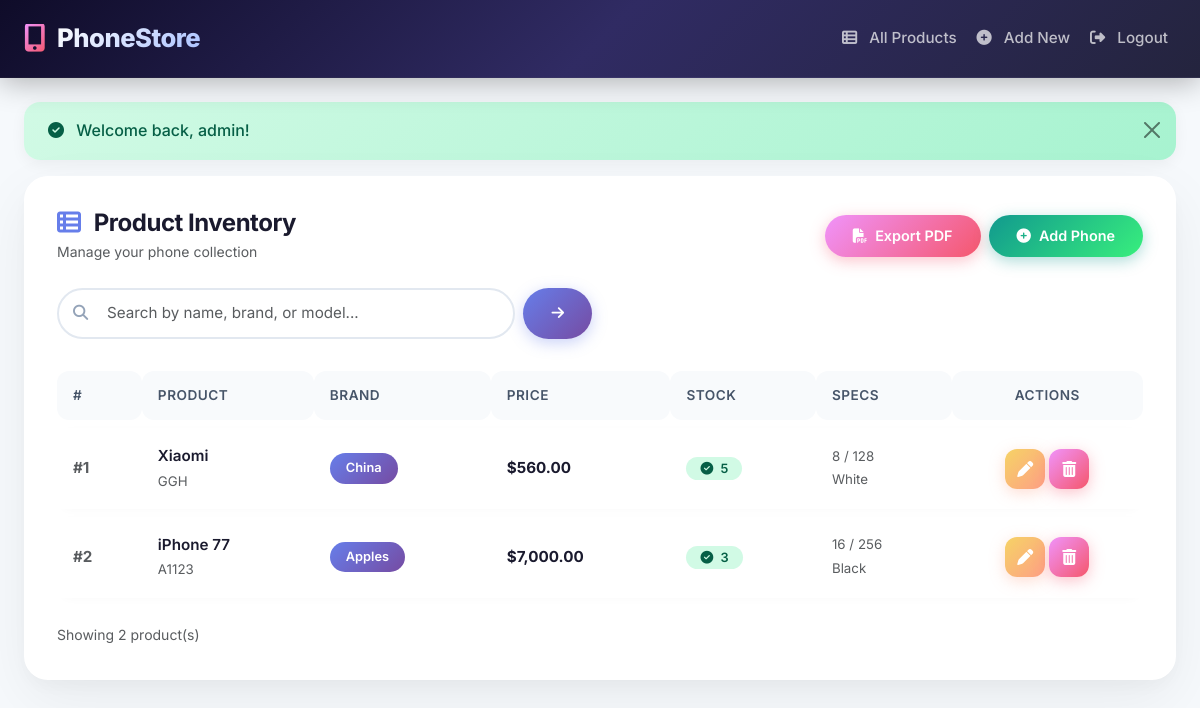
Page /index.php (signed in) on the committed database.
### tables this page shows
CREATE TABLE `products` (
  `id` int(11) NOT NULL,
  `name` varchar(255) NOT NULL,
  `brand` varchar(255) NOT NULL,
  `model` varchar(255) NOT NULL,
  `price` decimal(10,2) NOT NULL,
  `stock` int(11) NOT NULL DEFAULT 0,
  `description` text DEFAULT NULL,
  `ram` varchar(50) DEFAULT NULL,
  `storage` varchar(50) DEFAULT NULL,
  `color` varchar(100) DEFAULT NULL,
  `created_at` timestamp NOT NULL DEFAULT current_timestamp(),
  `updated_at` timestamp NOT NULL DEFAULT current_timestamp() ON UPDATE current_timestamp()
);

### index.php (the view, shortened to what this page needs)
<?php
require_once 'config/database.php';
include 'includes/header.php';
$search = isset($_GET['search']) ? $_GET['search'] : '';
if (!empty($search)) {
    $stmt = $pdo->prepare("SELECT * FROM products
                           WHERE name LIKE ?
                           OR brand LIKE ?
                           OR model LIKE ?
                           OR description LIKE ?
                           ORDER BY created_at DESC");
    $searchTerm = "%$search%";
    $stmt->execute([$searchTerm, $searchTerm, $searchTerm, $searchTerm]);
} else {
    $stmt = $pdo->query("SELECT * FROM products ORDER BY created_at DESC");
}
$products = $stmt->fetchAll();
?>
<div class="card-modern animate-in">
    <div class="d-flex flex-wrap align-items-center justify-content-between gap-3 mb-4">
    <div>
        <h4 class="fw-bold mb-1" style="color: #1a1a2e;">
            <i class="fas fa-th-list me-2" style="color: #667eea;"></i> Product Inventory
        </h4>
        <p class="text-muted small mb-0">Manage your phone collection</p>
    </div>
    <div class="d-flex gap-2">
        <a href="export_pdf.php<?= !empty($search) ? '?search=' . urlencode($search) : '' ?>"
           class="btn btn-modern btn-modern-danger" target="_blank">
            <i class="fas fa-file-pdf"></i> Export PDF
        </a>
        <a href="create.php" class="btn btn-modern btn-modern-success">
            <i class="fas fa-plus-circle"></i> Add Phone
        </a>
    </div>
</div>
<div class="row g-3 mb-4">
    <div class="col-md-8 col-lg-6">
        <form action="index.php" method="GET" class="d-flex gap-2">
            <div class="search-wrapper">
                <i class="fas fa-search"></i>
                <input type="text" name="search" placeholder="Search by name, brand, or model..."
                       value="<?= htmlspecialchars($search) ?>" class="form-control">
            </div>
            <button type="submit" class="btn btn-modern btn-modern-primary">
                <i class="fas fa-arrow-right"></i>
            </button>
        </form>
    </div>
</div>
    <?php if (count($products) > 0): ?>
        <div class="table-responsive">
            <table class="table-modern">
                <thead>
                    <tr>
                        <th>#</th>
                        <th>Product</th>
                        <th>Brand</th>
                        <th>Price</th>
                        <th>Stock</th>
                        <th>Specs</th>
                        <th style="text-align: center;">Actions</th>
                    </tr>
                </thead>
                <tbody>
                    <?php foreach ($products as $index => $product): ?>
                        <tr class="animate-in animate-in-d<?= ($index % 3) + 1 ?>">
                            <td><span class="fw-bold text-muted">#<?= $index + 1 ?></span></td>
                            <td>
                                <div class="fw-semibold"><?= htmlspecialchars($product['name']) ?></div>
                                <small class="text-muted"><?= htmlspecialchars($product['model']) ?></small>
                            </td>
                            <td><span class="badge-brand"><?= htmlspecialchars($product['brand']) ?></span></td>
                            <td><span class="fw-bold">$<?= number_format($product['price'], 2) ?></span></td>
                            <td>
                                <?php if ($product['stock'] > 0): ?>
                                    <span class="badge-stock-in"><i class="fas fa-check-circle me-1"></i> <?= $product['stock'] ?></span>
                                <?php else: ?>
                                    <span class="badge-stock-out"><i class="fas fa-times-circle me-1"></i> Out of Stock</span>
                                <?php endif; ?>
                            </td>
                            <td>
                                <small class="text-muted d-block"><?= htmlspecialchars($product['ram'] ?? '—') ?> / <?= htmlspecialchars($product['storage'] ?? '—') ?></small>
                                <small class="text-muted"><?= htmlspecialchars($product['color'] ?? '') ?></small>
                            </td>
                            <td style="text-align: center;">
                                <div class="d-flex justify-content-center gap-1">
                                    <a href="edit.php?id=<?= $product['id'] ?>"
                                       class="btn btn-modern-warning btn-icon" title="Edit" style="color: #fff;">
                                        <i class="fas fa-pen"></i>
                                    </a>
                                    <a href="delete.php?id=<?= $product['id'] ?>"
                                       class="btn btn-modern-danger btn-icon" title="Delete"
                                       onclick="return confirm('Delete <?= htmlspecialchars($product['name']) ?>?')">
                                        <i class="fas fa-trash-alt"></i>
                                    </a>
                                </div>
                            </td>
                        </tr>
                    <?php endforeach; ?>
                </tbody>
            </table>
        </div>
        <div class="mt-3">
            <small class="text-muted">Showing <?= count($products) ?> product(s)</small>
        </div>
    <?php endif; ?>
</div>
<?php include 'includes/footer.php'; ?>

### includes/header.php (shortened to what this page needs)
<?php $isLoggedIn = !empty($_SESSION['user'] ?? null); ?>
<!DOCTYPE html>
<html lang="en">
<head>
    <link rel="stylesheet" href="https://cdnjs.cloudflare.com/ajax/libs/font-awesome/6.4.0/css/all.min.css">
    <link href="https://cdn.jsdelivr.net/npm/bootstrap@5.3.0/dist/css/bootstrap.min.css" rel="stylesheet">
    <link rel="stylesheet" href="assets/css/style.css">
</head>
<body>
<nav class="navbar-modern navbar navbar-expand-lg">
    <div class="container-fluid px-3 px-lg-4">
        <a href="index.php" class="brand navbar-brand me-3">
            <i class="fas fa-mobile-alt"></i>
            <span>PhoneStore</span>
        </a>
        <div class="collapse navbar-collapse justify-content-end" id="navbarNav">
            <ul class="navbar-nav align-items-lg-center gap-1">
                <?php if ($isLoggedIn): ?>
                    <li class="nav-item">
                        <a href="index.php" class="nav-link-custom nav-link">
                            <i class="fas fa-th-list"></i> All Products
                        </a>
                    </li>
                    <li class="nav-item">
                        <a href="create.php" class="nav-link-custom nav-link">
                            <i class="fas fa-plus-circle"></i> Add New
                        </a>
                    </li>
                    <li class="nav-item">
                        <a href="logout.php" class="nav-link-custom nav-link">
                            <i class="fas fa-sign-out-alt"></i> Logout
                        </a>
                    </li>
                <?php endif; ?>
            </ul>
        </div>
    </div>
</nav>
<main class="container-fluid px-3 px-lg-4 py-4">
<?php if (isset($_SESSION['success'])): ?>
    <div class="alert alert-modern alert-modern-success alert-dismissible fade show animate-in" role="alert">
        <i class="fas fa-check-circle me-2"></i> <?= $_SESSION['success'] ?>
        <button type="button" class="btn-close" data-bs-dismiss="alert"></button>
    </div>
<?php endif; ?>

### includes/footer.php (shortened to what this page needs)
</main>
</body>
</html>

### assets/css/style.css (style rules this page uses)
* { margin: 0; padding: 0; box-sizing: border-box; }
body { font-family: 'Inter', -apple-system, BlinkMacSystemFont, sans-serif; background: #f6f9fc; color: #1a1a2e; min-height: 100vh; line-height: 1.6; }
h1, h2, h3, h4, h5, h6 { font-family: 'Inter', -apple-system, BlinkMacSystemFont, sans-serif; letter-spacing: -0.02em; }
.navbar-modern { background: linear-gradient(135deg, #0f0c29, #302b63, #24243e); padding: 18px 0; box-shadow: 0 4px 30px rgba(0, 0, 0, 0.3); border-bottom: 1px solid rgba(255, 255, 255, 0.05); position: sticky; top: 0; z-index: 1000; }
.navbar-modern .brand { font-weight: 800; font-size: 1.6rem; letter-spacing: -0.5px; color: #fff; text-decoration: none; display: flex; align-items: center; gap: 12px; padding: 0; }
.navbar-modern .navbar-nav { gap: 0.25rem; }
.navbar-modern .brand i { font-size: 1.8rem; background: linear-gradient(135deg, #f093fb, #f5576c); -webkit-background-clip: text; -webkit-text-fill-color: transparent; }
.navbar-modern .brand span { background: linear-gradient(135deg, #fff, #a8c0ff); -webkit-background-clip: text; -webkit-text-fill-color: transparent; }
.navbar-modern .nav-link-custom { color: rgba(255, 255, 255, 0.7); font-weight: 500; padding: 8px 20px; border-radius: 30px; transition: all 0.3s ease; text-decoration: none; font-size: 0.95rem; }
.navbar-modern .nav-link-custom i { margin-right: 8px; }
.card-modern { background: #ffffff; border-radius: 24px; box-shadow: 0 20px 60px rgba(0, 0, 0, 0.06), 0 8px 20px rgba(0, 0, 0, 0.03); border: 1px solid rgba(255, 255, 255, 0.8); padding: 32px; transition: all 0.3s ease; }
.table-modern { border-collapse: separate; border-spacing: 0 8px; width: 100%; }
.table-modern thead th { background: #f8fafc; color: #475569; font-weight: 600; font-size: 0.85rem; text-transform: uppercase; letter-spacing: 0.5px; padding: 14px 16px; border: none; border-radius: 12px; }
.table-modern tbody tr { background: #fff; border-radius: 16px; transition: all 0.2s ease; box-shadow: 0 2px 8px rgba(0, 0, 0, 0.02); }
.table-modern tbody td { padding: 16px; border: none; vertical-align: middle; font-size: 0.95rem; color: #1a1a2e; }
.badge-brand { background: linear-gradient(135deg, #667eea, #764ba2); color: #fff; padding: 5px 16px; border-radius: 30px; font-size: 0.8rem; font-weight: 600; display: inline-block; }
.badge-stock-in { background: #d1fae5; color: #065f46; padding: 4px 14px; border-radius: 30px; font-size: 0.8rem; font-weight: 600; }
.btn-modern { border-radius: 30px; padding: 10px 28px; font-weight: 600; font-size: 0.9rem; transition: all 0.3s ease; border: none; display: inline-flex; align-items: center; gap: 8px; text-decoration: none; }
.btn-modern-primary { background: linear-gradient(135deg, #667eea, #764ba2); color: #fff; box-shadow: 0 4px 15px rgba(102, 126, 234, 0.35); }
.btn-modern-success { background: linear-gradient(135deg, #11998e, #38ef7d); color: #fff; box-shadow: 0 4px 15px rgba(17, 153, 142, 0.35); }
.btn-modern-danger { background: linear-gradient(135deg, #f093fb, #f5576c); color: #fff; box-shadow: 0 4px 15px rgba(245, 87, 108, 0.35); }
.btn-modern-warning { background: linear-gradient(135deg, #f6d365, #fda085); color: #fff; box-shadow: 0 4px 15px rgba(253, 160, 133, 0.35); }
.btn-icon { width: 40px; height: 40px; padding: 0; border-radius: 12px; display: inline-flex; align-items: center; justify-content: center; border: none; transition: all 0.2s ease; font-size: 1rem; text-decoration: none; }
.search-wrapper { position: relative; flex: 1; }
.search-wrapper i { position: absolute; left: 16px; top: 50%; transform: translateY(-50%); color: #94a3b8; font-size: 0.95rem; }
.search-wrapper input { width: 100%; padding: 12px 20px 12px 48px; border: 2px solid #e2e8f0; border-radius: 30px; font-size: 0.95rem; transition: all 0.3s ease; background: #fff; font-family: 'Inter', sans-serif; }
.alert-modern { border-radius: 16px; border: none; padding: 16px 24px; font-weight: 500; box-shadow: 0 4px 15px rgba(0, 0, 0, 0.05); }
.alert-modern-success { background: linear-gradient(135deg, #d1fae5, #a7f3d0); color: #065f46; }
.animate-in { animation: fadeInUp 0.5s ease forwards; }
.animate-in-d1 { animation-delay: 0.05s; }
.animate-in-d2 { animation-delay: 0.10s; }

### rows in the picture
products: name "Xiaomi", model "GGH", brand "China", price "560.00", stock "5", ram "8", storage "128", color "White"
products: name "iPhone 77", model "A1123", brand "Apples", price "7,000.00", stock "3", ram "16", storage "256", color "Black"

### other values in the picture
$_SESSION['success'] "Welcome back, admin!"
count($products) "2"
